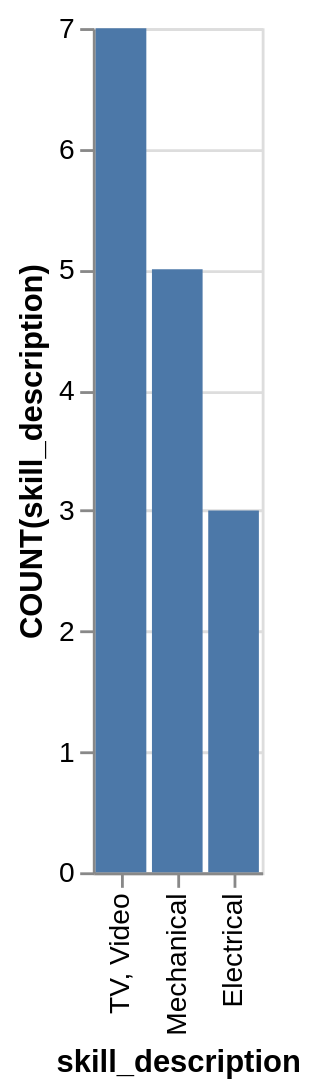

Express this chart as Vega-Lite.
### Vega-Lite specification from a JSON file in a GitHub repository (floating-point values rounded to 4 significant figures)
{"data": {"values": [{"x_data": "Electrical", "y_data": 3}, {"x_data": "Mechanical", "y_data": 5}, {"x_data": "TV, Video", "y_data": 7}]}, "mark": "bar", "encoding": {"x": {"field": "x_data", "type": "nominal", "title": "skill_description", "sort": {"op": "sum", "field": "y_data", "order": "descending"}}, "y": {"field": "y_data", "type": "quantitative", "title": "COUNT(skill_description)"}}}
